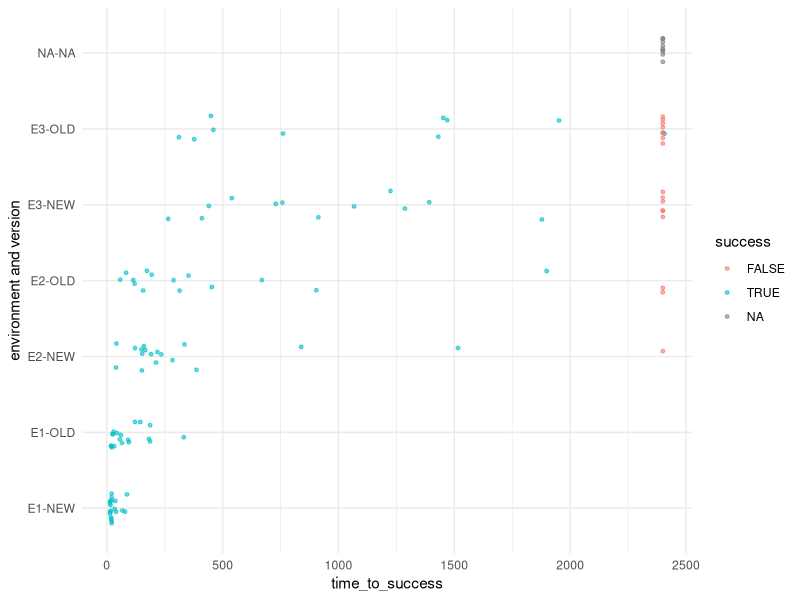

Recreate this plot in R.
library(ggplot2)

options(width=160)

participants <- read.csv("participants.csv")
sessions <- read.csv("sessions.csv")
success <- read.csv("success.csv")

participants <- merge(participants, sessions, by=c("session"), all=T)
participants <- merge(participants, success, by=c("seat", "runid"), all=T)

pctsummary <- function(x) {
	sprintf("%d/%d = %5.1f%%", sum(x), length(x), 100*mean(x))
}

cat(sprintf("number of participants: %d (%d good, %d bad)\n",
	length(participants$good), sum(participants$good), sum(!participants$good)))

# From now on we use only the good participants.
participants <- participants[participants$good, ]

# Assign DNFs the maximum time.
participants$time_to_success[is.na(participants$time_to_success)] <- 40*60

p <- ggplot(participants, aes(x=sprintf("%s-%s", env, version), y=time_to_success, color=success))
p <- p + geom_point(size=1, alpha=0.6, position=position_jitter(width=0.2))
p <- p + coord_flip()
p <- p + xlab("environment and version")
p <- p + theme_minimal()
ggsave("time_to_success.pdf", p, width=5, height=4)

# participants

cat("\n")
cat(sprintf("number of good participants per condition\n"))
with(participants, aggregate(success, list(env=env, version=version), length))

cat("\n")
cat(sprintf("success rate per condition\n"))
with(participants, aggregate(success, list(env=env, version=version), pctsummary))

cat("\n")
cat(sprintf("success rate per condition per pool\n"))
with(participants, aggregate(success, list(env=env, version=version, pool=pool), pctsummary))

cat("\n")
cat(sprintf("ANOVA of success by env and version\n"))
summary(aov(success ~ env+version, data=participants))

for (env in levels(participants$env)) {
	cat("\n")
	cat(sprintf("t-test of success rate in env %s\n", as.character(env)))
	try(print(with(participants[participants$env==env, ], t.test(success[version=="NEW"], success[version=="OLD"]))))
}

cat("\n")
cat(sprintf("ANOVA of time_to_success by env and version\n"))
summary(aov(time_to_success ~ env+version, data=participants))

for (env in levels(participants$env)) {
	cat("\n")
	cat(sprintf("t-test of time_to_success in env %s\n", as.character(env)))
	try(print(with(participants[participants$env==env, ], t.test(time_to_success[version=="NEW"], time_to_success[version=="OLD"]))))
}
